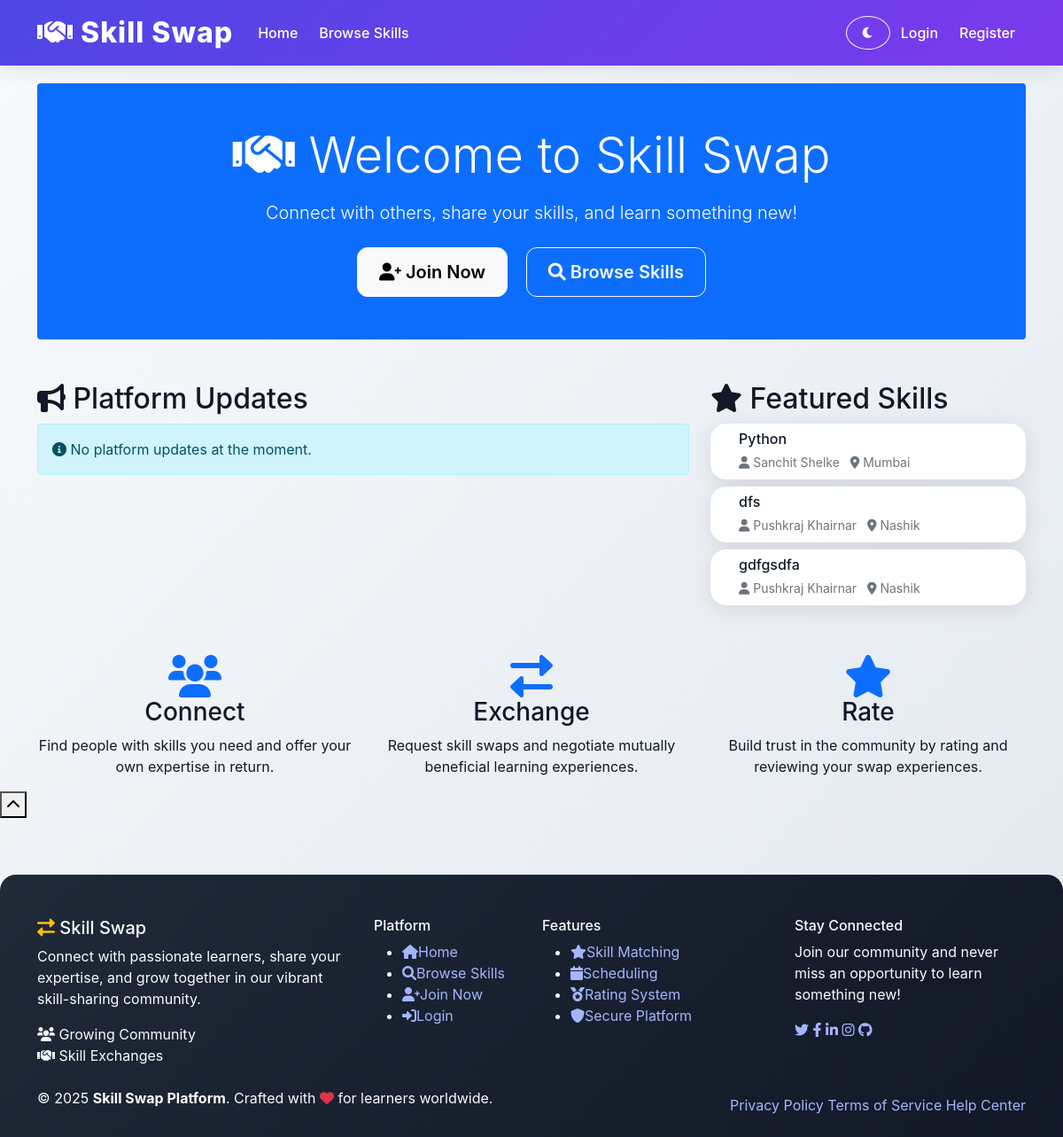
The page / on the database its author committed.
### tables this page shows
CREATE TABLE skills_offered (
            id INTEGER PRIMARY KEY AUTOINCREMENT,
            user_id INTEGER,
            skill_name TEXT NOT NULL,
            description TEXT,
            is_approved INTEGER DEFAULT 1,
            created_at TIMESTAMP DEFAULT CURRENT_TIMESTAMP,
            FOREIGN KEY (user_id) REFERENCES users (id)
        );

CREATE TABLE users (
            id INTEGER PRIMARY KEY AUTOINCREMENT,
            username TEXT UNIQUE NOT NULL,
            email TEXT UNIQUE NOT NULL,
            password_hash TEXT NOT NULL,
            name TEXT NOT NULL,
            location TEXT,
            profile_photo TEXT,
            is_public INTEGER DEFAULT 1,
            availability TEXT,
            is_admin INTEGER DEFAULT 0,
            is_banned INTEGER DEFAULT 0,
            created_at TIMESTAMP DEFAULT CURRENT_TIMESTAMP
        );

### app.py (the view)
@app.route('/')
def index():
    conn = get_db_connection()
    messages = conn.execute('''
        SELECT pm.*, u.name as admin_name
        FROM platform_messages pm
        JOIN users u ON pm.admin_id = u.id
        ORDER BY pm.created_at DESC
        LIMIT 3
    ''').fetchall()
    featured_skills = conn.execute('''
        SELECT so.skill_name, u.name, u.location
        FROM skills_offered so
        JOIN users u ON so.user_id = u.id
        WHERE u.is_public = 1 AND u.is_banned = 0 AND so.is_approved = 1
        ORDER BY RANDOM()
        LIMIT 6
    ''').fetchall()
    conn.close()
    return render_template('index.html', messages=messages, featured_skills=featured_skills)

### app.py (called while the page is built)
def get_db_connection():
    conn = sqlite3.connect('skillswap.db')
    conn.row_factory = sqlite3.Row
    return conn

### templates/index.html (shortened to what this page needs)
{% extends "base.html" %}
{% block content %}
<div class="hero-section bg-primary text-white text-center py-5 mb-5 rounded">
    <div class="container">
        <h1 class="display-4 mb-3">
            <i class="fas fa-handshake"></i> Welcome to Skill Swap
        </h1>
        <p class="lead mb-4">
            Connect with others, share your skills, and learn something new!
        </p>
        {% if not session.user_id %}
            <a href="{{ url_for('register') }}" class="btn btn-light btn-lg me-3">
                <i class="fas fa-user-plus"></i> Join Now
            </a>
            <a href="{{ url_for('browse_skills') }}" class="btn btn-outline-light btn-lg">
                <i class="fas fa-search"></i> Browse Skills
            </a>
        {% endif %}
    </div>
</div>
<div class="row">
    <div class="col-lg-8">
        <h2><i class="fas fa-bullhorn"></i> Platform Updates</h2>
        {% if messages %}
            {% for message in messages %}
                <div class="card mb-3">
                    <div class="card-body">
                        <h5 class="card-title">{{ message.title }}</h5>
                        <p class="card-text">{{ message.message }}</p>
                        <small class="text-muted">
                            <i class="fas fa-user"></i> {{ message.admin_name }} -
                            <i class="fas fa-clock"></i> {{ message.created_at }}
                        </small>
                    </div>
                </div>
            {% endfor %}
        {% else %}
            <div class="alert alert-info">
                <i class="fas fa-info-circle"></i> No platform updates at the moment.
            </div>
        {% endif %}
    </div>
    <div class="col-lg-4">
        <h2><i class="fas fa-star"></i> Featured Skills</h2>
        {% if featured_skills %}
            {% for skill in featured_skills %}
                <div class="card mb-2">
                    <div class="card-body py-2">
                        <h6 class="card-title mb-1">{{ skill.skill_name }}</h6>
                        <small class="text-muted">
                            <i class="fas fa-user"></i> {{ skill.name }}
                            {% if skill.location %}
                                <i class="fas fa-map-marker-alt ms-2"></i> {{ skill.location }}
                            {% endif %}
                        </small>
                    </div>
                </div>
            {% endfor %}
        {% else %}
            <div class="alert alert-info">
                <i class="fas fa-info-circle"></i> No skills available yet.
            </div>
        {% endif %}
    </div>
</div>
<div class="row mt-5">
    <div class="col-md-4">
        <div class="text-center">
            <div class="feature-icon">
                <i class="fas fa-users fa-3x text-primary"></i>
            </div>
            <h3>Connect</h3>
            <p>Find people with skills you need and offer your own expertise in return.</p>
        </div>
    </div>
    <div class="col-md-4">
        <div class="text-center">
            <div class="feature-icon">
                <i class="fas fa-exchange-alt fa-3x text-primary"></i>
            </div>
            <h3>Exchange</h3>
            <p>Request skill swaps and negotiate mutually beneficial learning experiences.</p>
        </div>
    </div>
    <div class="col-md-4">
        <div class="text-center">
            <div class="feature-icon">
                <i class="fas fa-star fa-3x text-primary"></i>
            </div>
            <h3>Rate</h3>
            <p>Build trust in the community by rating and reviewing your swap experiences.</p>
        </div>
    </div>
</div>
{% endblock %}

### static/css/style.css (style rules this page uses)
:root, [data-theme="light"] { --primary: #4f46e5; --primary-light: #6366f1; --primary-dark: #3730a3; --secondary: #7c3aed; --success: #10b981; --warning: #f59e0b; --danger: #ef4444; --info: #06b6d4; --light: #f9fafb; --dark: #1f2937; --text-primary: #111827; --text-secondary: #6b7280; --border: #e5e7eb; --gradient-1: linear-gradient(135deg, #4f46e5 0%, #7c3aed 100%); --gradient-2: linear-gradient(135deg, #10b981 0%, #34d399 100%); --gradient-bg: linear-gradient(135deg, #f8fafc 0%, #e2e8f0 100%); --shadow: 0 4px 24px rgba(0,0,0,0.10); }
body { font-family: 'Inter', 'Segoe UI', Arial, sans-serif; background: var(--gradient-bg); color: var(--text-primary); min-height: 100vh; margin: 0; padding-top: 70px; }
.card { border: none; border-radius: 18px; box-shadow: var(--shadow); background: #fff; margin-bottom: 2rem; overflow: hidden; }
.card-body { padding: 2rem; }
.btn { border-radius: 12px; font-weight: 600; padding: 0.75rem 1.5rem; transition: box-shadow 0.2s, background 0.2s, color 0.2s; box-shadow: 0 2px 8px rgba(79,70,229,0.08); }

### rows shown on the page
skills_offered: skill_name "Python", name "Sanchit Shelke", location "Mumbai"
skills_offered: skill_name "dfs", name "Pushkraj Khairnar", location "Nashik"
skills_offered: skill_name "gdfgsdfa", name "Pushkraj Khairnar", location "Nashik"
